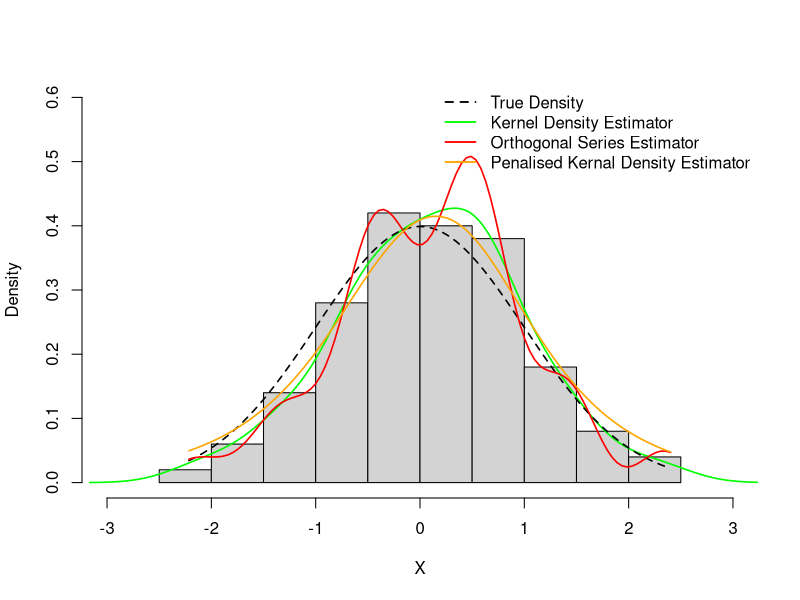
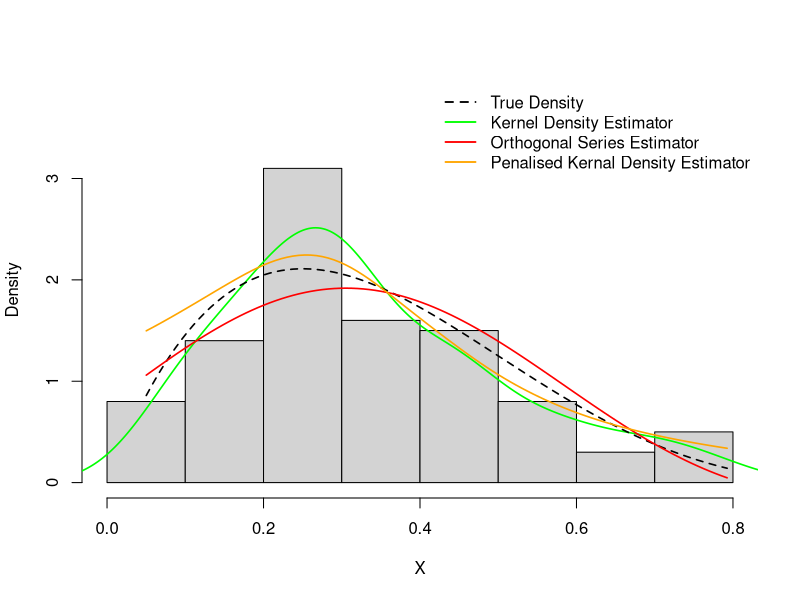
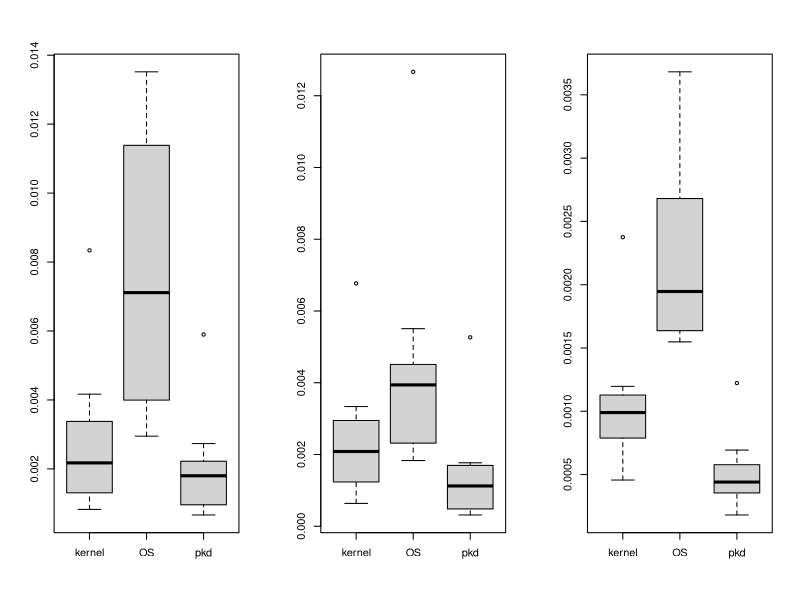
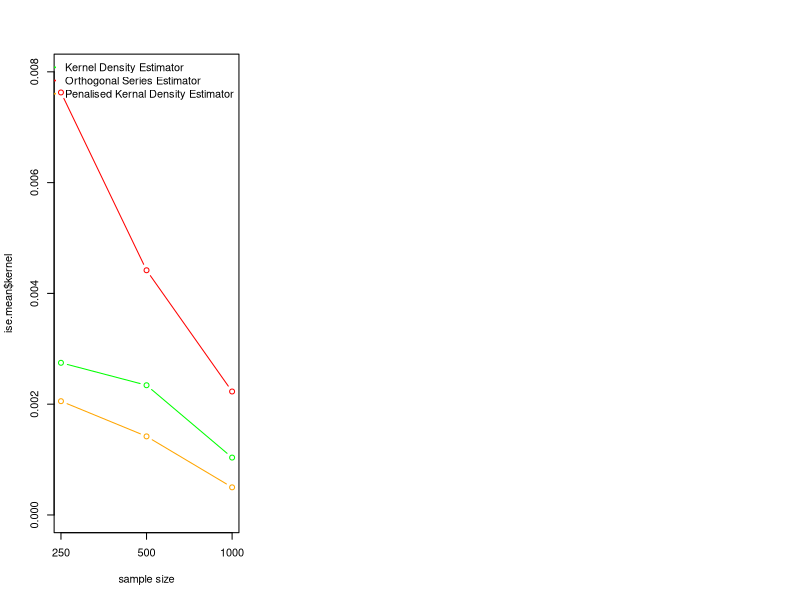

Here is the R script that generated these plots, in order:
## ---- chunk 1
knitr::opts_chunk$set(echo = FALSE)
Sys.setlocale("LC_ALL", "English")
library(tidyverse)
library(gss)
## ---- chunk 2
# The implementation of the orthogonal series estimator, using Hermite series
OS_Hermite <- function(x, data){
  # The Hermite polynomials
  # Utilize the recurrence formula "H_n(x) = 2x*H_(n-1)(x) - 2(n-1)*H_(n-2)(x) (n>=2)"
  # to calculate the Hermite polynomials
  hermite <- function(x, m){
    if(m == 0){
      1
    }
    else if(m == 1){2*x}
    else{
      a <- 1
      b <- 2*x
      for(i in 2:m){
        c <- 2*x*b - 2*(i - 1)*a
        a <- b
        b <- c
      }
      c
    }
  }
  # The normalized Hermite functions
  phi <- function(x, m){
    (hermite(x, m)/exp((x^2)/2))/sqrt((2^m)*factorial(m)*sqrt(pi))
  }
  n <- length(data)
  value = 0
  for(m in 0:30){
    c <- sum(sapply(data, phi, m = m))/n
    value <- value + c*phi(x, m)
  }
  value
}
## ---- chunk 3
# Generate data for the experiment
n <- 100
set.seed(1)
# The sample one
sample1 <- rnorm(n, mean = 0, sd = 1)
#The sample two
sample2 <- rbeta(n, shape1 = 2, shape2 = 4)
## ---- chunk 4
set.seed(1)
# The density functions for the distributions of the simulated data
# The density function for the distribution of sample one
density1 <- function(x){
  mu <- 0; sigma <- 1
  exp(-(x - mu)^2/(2*sigma^2))/(sqrt(2*pi)*sigma)
}
# Create the visualizations to illustrate the performances of different density estimators
sample1.fit <- ssden( ~ sample1, domain = data.frame(sample1))
# The visualization based on sample one
xx <- seq(min(sample1), max(sample1), len = n)
# pdf("Part1_fig1.pdf")
hist(sample1, freq = FALSE, main = "",
     xlab = "X", ylab = "Density", xlim = c(-3, 3), ylim = c(0, 0.6))
lines(density(sample1), col = "green", lwd = 1.6)
lines(xx, density1(xx), type = "l", col = "black", lty = 2, lwd = 1.6)
# axis(side = 1, at = seq(min(sample1), max(sample1), n))
lines(xx, sapply(xx, OS_Hermite, data = sample1), col = "red", lwd = 1.6)
lines(xx, dssden(sample1.fit, xx), type = "l", col = "orange", lwd = 1.6)
legend(x = "topright", 
       legend = c("True Density", 
                  "Kernel Density Estimator",
                  "Orthogonal Series Estimator",
                  "Penalised Kernal Density Estimator"),
       lty = c(2, 1, 1, 1),
       col = c("black", "green", "red", "orange"),
       lwd = 1.8, bty = "n")
# dev.off()
## ---- chunk 5
# The visualization based on sample two
# The density function for the distribution of sample two
density2 <- function(x){
  alpha <- 2; beta <- 4
  x^(alpha - 1)*(1 - x)^(beta - 1)/beta(alpha, beta)
}
sample2.fit <- ssden( ~ sample2, domain = data.frame(sample2))
xx <- seq(min(sample2), max(sample2), len = n)
hist(sample2, freq = FALSE, main="",
     xlab = "X", ylab = "Density", xlim = c(0, 0.8), ylim = c(0, 3.8))
lines(density(sample2), col = "green", lwd = 1.6)
lines(xx, density2(xx), type = "l", col = "black", lty = 2, lwd = 1.6)
# axis(side = 1, at = seq(min(sample2), max(sample2), n))
lines(xx, sapply(xx, OS_Hermite, data = sample2), col = "red", lwd = 1.6)
lines(xx, dssden(sample2.fit, xx), type = "l", col = "orange", lwd = 1.6)
legend(x = "topright", 
       legend = c("True Density", 
                  "Kernel Density Estimator",
                  "Orthogonal Series Estimator",
                  "Penalised Kernal Density Estimator"),
       lty = c(2, 1, 1, 1),
       col = c("black", "green", "red", "orange"), 
       lwd = 1.8, bty = "n")
## ---- chunk 6
set.seed(1)
# Initialize some variables
mu <- 0; sigma <- 1
repeat.no <- 10
n <- c(250, 500, 1000)
df <- 5
ise <- list()
ise$second <- ise$first <- data.frame("kernel" = rep(0, repeat.no), 
                                      "OS" = rep(0, repeat.no),
                                      "pkd" = rep(0, repeat.no))
ise$third <- ise$first

# The density function of the distribution of the sample
density_sam1 = function(x){
  exp(-(x - mu)^2/(2*sigma^2))/(sqrt(2*pi)*sigma)
}
# The Monte Carlo Simulation study for sample size n=250
for(i in 1:repeat.no){
  sample1 <- rnorm(n[1], mean = mu, sd = sigma)
  sample.fit <- ssden( ~ sample1, domain = data.frame(sample1))
  # The calculation of the ISE for the kernel density estimator
  ker_den <- density(sample1)
  interval <- ker_den$x[-1] - ker_den$x[-length(ker_den$x)]
  xx <- (ker_den$x[-1] + ker_den$x[-length(ker_den$x)])/2
  yy <- (ker_den$y[-1] + ker_den$y[-length(ker_den$y)])/2
  ise$first$kernel[i] <- sum((yy - density_sam1(xx))^2*interval)
  
  # The calculation of the ISE for the penalised kernal density estimator
  ise$first$OS[i] <- integrate(function(x){
    (OS_Hermite(x, data = sample1) - density_sam1(x))^2},
    lower = min(sample1), upper = max(sample1))$value 
  
  ise$first$pkd[i] <- integrate(function(sample1){
    (dssden(sample.fit, sample1) - dnorm(sample1, mean = 0, sd = 1))^2}, 
    lower = min(sample1), upper = max(sample1))$value
}

# The Monte Carlo Simulation study for sample size n=500
for(i in 1:repeat.no){
  sample1 <- rnorm(n[2], mean = mu, sd = sigma)
  sample.fit <- ssden( ~ sample1, domain = data.frame(sample1))
  # The calculation of the ISE for the kernel density estimator
  ker_den <- density(sample1)
  interval <- ker_den$x[-1] - ker_den$x[-length(ker_den$x)]
  xx <- (ker_den$x[-1] + ker_den$x[-length(ker_den$x)])/2
  yy <- (ker_den$y[-1] + ker_den$y[-length(ker_den$y)])/2
  ise$second$kernel[i] <- sum((yy - density_sam1(xx))^2*interval)
  # The calculation of the ISE for the penalised kernal density estimator
  ise$second$OS[i] = integrate(function(x){
    (OS_Hermite(x, data = sample1) - density_sam1(x))^2},
    lower = min(sample1), upper = max(sample1))$value  
  ise$second$pkd[i] <- integrate(function(sample1){
    (dssden(sample.fit, sample1) - dnorm(sample1, mean = 0, sd = 1))^2}, 
    lower = min(sample1), upper = max(sample1))$value
}

# The Monte Carlo Simulation study for sample size n=1000
for(i in 1:repeat.no){
  sample1 <- rnorm(n[3], mean = mu, sd = sigma)
  sample.fit <- ssden( ~ sample1, domain = data.frame(sample1))
  # The calculation of the ISE for the kernel density estimator
  ker_den <- density(sample1)
  interval <- ker_den$x[-1] - ker_den$x[-length(ker_den$x)]
  xx <- (ker_den$x[-1] + ker_den$x[-length(ker_den$x)])/2
  yy <- (ker_den$y[-1] + ker_den$y[-length(ker_den$y)])/2
  ise$third$kernel[i] <- sum((yy - density_sam1(xx))^2*interval)
  # The calculation of the ISE for the penalised kernaldensity estimator
  ise$third$OS[i] <- integrate(function(x){
    (OS_Hermite(x, data = sample1) - density_sam1(x))^2},
    lower = min(sample1), upper = max(sample1))$value  
  ise$third$pkd[i] <- integrate(function(sample1){
    (dssden(sample.fit, sample1) - dnorm(sample1, mean = 0, sd = 1))^2}, 
    lower = min(sample1), upper = max(sample1))$value
}
## ---- chunk 7
par(mfrow=c(1,3))

boxplot(ise$first)
boxplot(ise$second)
boxplot(ise$third)
## ---- chunk 8
# Calculate the mean of the ISE of all the density estimators
ise.mean <- data.frame(kernel = c(mean(ise$first$kernel),
                                 mean(ise$second$kernel),
                                 mean(ise$third$kernel)),
                      OS = c(mean(ise$first$OS), 
                             mean(ise$second$OS), 
                             mean(ise$third$OS)),
                      pkd = c(mean(ise$first$pkd), 
                              mean(ise$second$pkd), 
                              mean(ise$third$pkd)),
                      row.names = c("first", "second", "third"))

plot(ise.mean$kernel, type = "b", col = "green", ylim = c(0,0.008), 
     xaxt = "n", xlab = "sample size")
axis(1, at = 1:3, labels = c(250, 500, 1000))
lines(ise.mean$OS, type = "b", col = "red")
lines(ise.mean$pkd, type = "b", col = "orange")

legend(x = "topright", 
       legend = c("Kernel Density Estimator",
                  "Orthogonal Series Estimator",
                  "Penalised Kernal Density Estimator"),
       lty = c(1, 1, 1),
       col = c("green", "red", "orange"), 
       lwd = 1.8, bty = "n")
